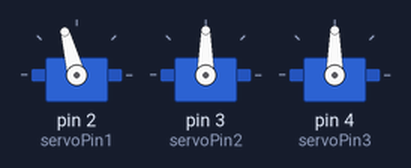
Bench run of a sketch on a simulated Arduino Uno, built with avr-gcc and run on an emulated ATmega328P. Shown: 3 × servo. What the sketch prints to the serial monitor is not drawn.

Above: at 0.1 s.
Timing chart, 0 to 3.0 s (numbered marks = the images above):
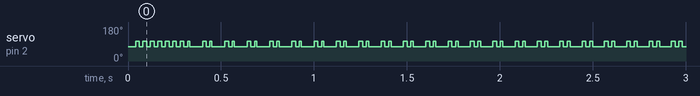

Measured:
- by itself, servo on pin 2 (servoPin1): alternates 105° for 0.02 s and 75° for 0.02 s

The sketch:

servo_test.ino
```cpp
#include <Servo.h>


//leg 6 motors
int servoPin1 = 2;
int servoPin2 = 3;
int servoPin3 = 4;
//create servo objects
Servo Servo1, Servo2, Servo3;


void setup() {
  Serial.begin(9600);
  Serial.println("8 channel Servo test!");


  //define leg6
  Servo1.attach(servoPin1);
  Servo2.attach(servoPin2);
  Servo3.attach(servoPin3);
}

void loop() {

  Servo1.write(105);
  Servo1.write(75);


 }
```
